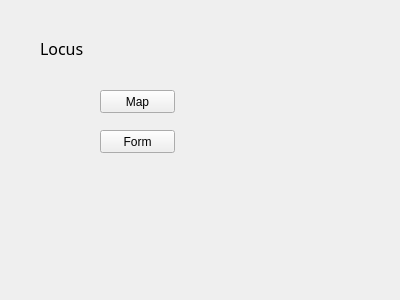
<?xml version="1.0" encoding="UTF-8"?>
<ui version="4.0">
 <class>Form</class>
 <widget class="QWidget" name="Form">
  <property name="geometry">
   <rect>
    <x>0</x>
    <y>0</y>
    <width>400</width>
    <height>300</height>
   </rect>
  </property>
  <property name="windowTitle">
   <string>Form</string>
  </property>
  <widget class="QLabel" name="label">
   <property name="geometry">
    <rect>
     <x>40</x>
     <y>40</y>
     <width>141</width>
     <height>16</height>
    </rect>
   </property>
   <property name="font">
    <font>
     <family>Arial Black</family>
     <pointsize>12</pointsize>
    </font>
   </property>
   <property name="text">
    <string>Locus</string>
   </property>
  </widget>
  <widget class="QPushButton" name="pushButton">
   <property name="geometry">
    <rect>
     <x>100</x>
     <y>90</y>
     <width>75</width>
     <height>23</height>
    </rect>
   </property>
   <property name="text">
    <string>Map</string>
   </property>
  </widget>
  <widget class="QPushButton" name="pushButton_2">
   <property name="geometry">
    <rect>
     <x>100</x>
     <y>130</y>
     <width>75</width>
     <height>23</height>
    </rect>
   </property>
   <property name="text">
    <string>Form</string>
   </property>
  </widget>
 </widget>
 <resources/>
 <connections/>
</ui>
